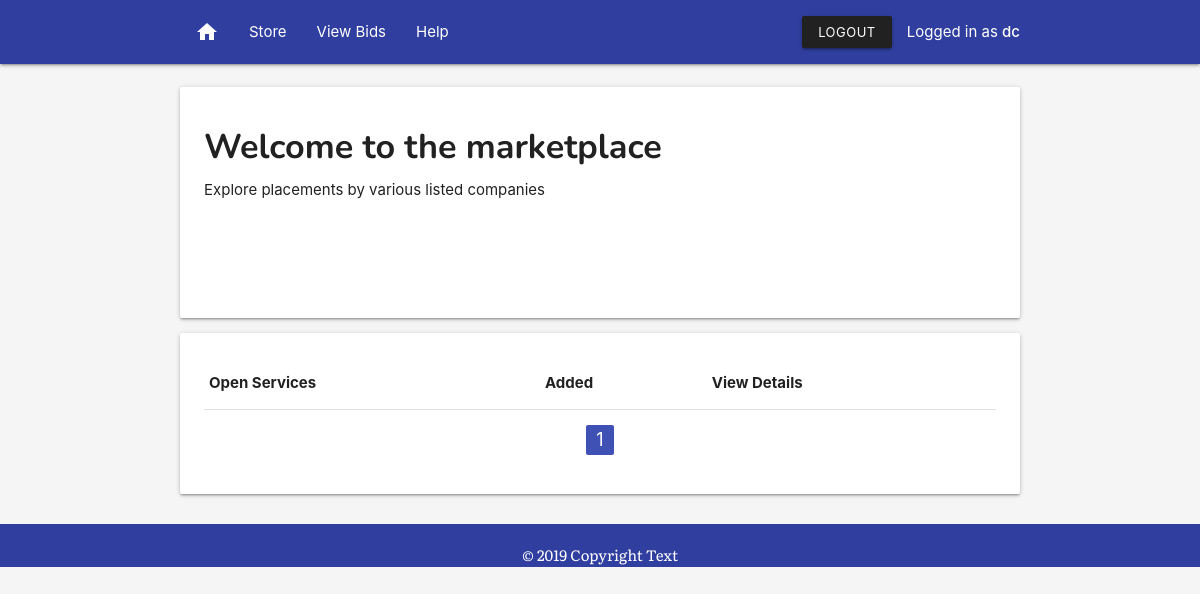
/marketplace/ (signed in), run on an earlier commit of the app's database.
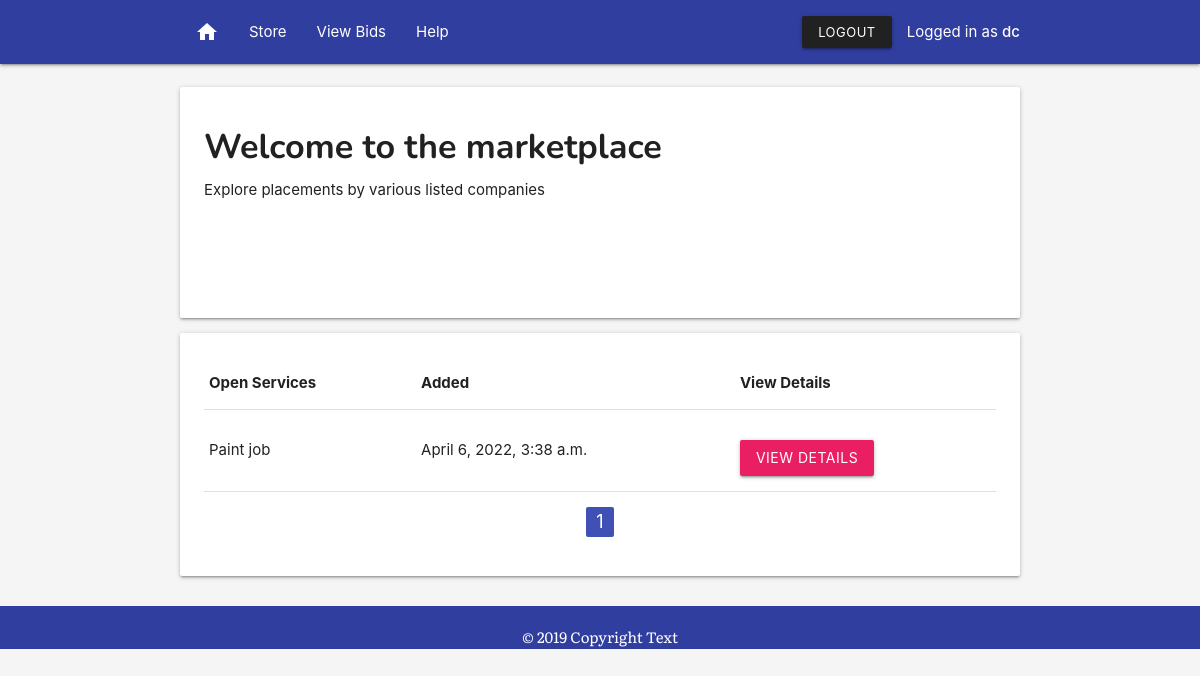
And on a later commit of the database.
### app/models.py (models this page shows)
class Placement(models.Model):
    placement_title = models.CharField(max_length=255)
    placement_slug = AutoSlugField(populate_from='placement_title')
    placement_company = models.ForeignKey(Company, on_delete=models.CASCADE)
    placement_created = models.DateTimeField(auto_now_add=True)
    placement_modified = models.DateTimeField(auto_now=True)
    def __str__(self):
        return self.placement_title

### app/views.py (the view)
# urls.py: path('marketplace/', views.placements, name='placements'),
@login_required
def placements(request):
    all_placements = Placement.objects.all()
    paginator = Paginator(all_placements, 18)
    page = request.GET.get('page')
    placements = paginator.get_page(page)
    context = {'placements': placements}
    print("context",all_placements)
    return render(request, 'placements.html', context)

### app/models.py (called while the page is built)
    def __str__(self):
        return self.company_name

### templates/placements.html (shortened to what this page needs)
{% extends 'base.html' %}
{% block content %}
{% include 'nav.html' %}
{% load static %}
<section class="section">
    <section class="container">
            <div class="col s12">
                    <div class="card">
                            <div class="card-content">
                                <h4>Welcome to the marketplace</h4>
                                <p>Explore placements by various listed companies</p>
                                <img src="{% static 'ishant-mishra-1349434-unsplash.jpg' %}" alt="" class="responsive-img fade-in">
                            </div>
                        </div>
            </div>
            <div class="card">
                <div class="card-content">
                        <table class="table responsive-table">
                                <thead>
                                    <tr>
                                        <th>Open Services</th>
                                        <th>Added</th>
                                        <th>View Details</th>
                                    </tr>
                                </thead>
                                <tbody>
                                        {%for p in placements %}
                                        <tr>
                                            <td>{{ p.placement_title }}</td>
                                            <td>{{ p.placement_created }}</td>
                                            <td><a href="{% url 'app:placement-detail' p.placement_slug %}" style="margin-top: 1rem;" class="btn pink waves-effect waves-light">View Details</a></td>
                                        </tr>
                                        {% endfor %}
                                </tbody>
                            </table>
                            <ul class="pagination center">
                                <li class="active indigo"><a href="#!">{{placements.number}}</a></li>
                            </ul>
                </div>
            </div>
    </section>
</section>
{% include 'footer.html' %}
{% endblock content %}

What changed in the data, as far as the page shows it:
added Placement: placement_title "Paint job", placement_created "April 6, 2022, 3:38 a.m."
